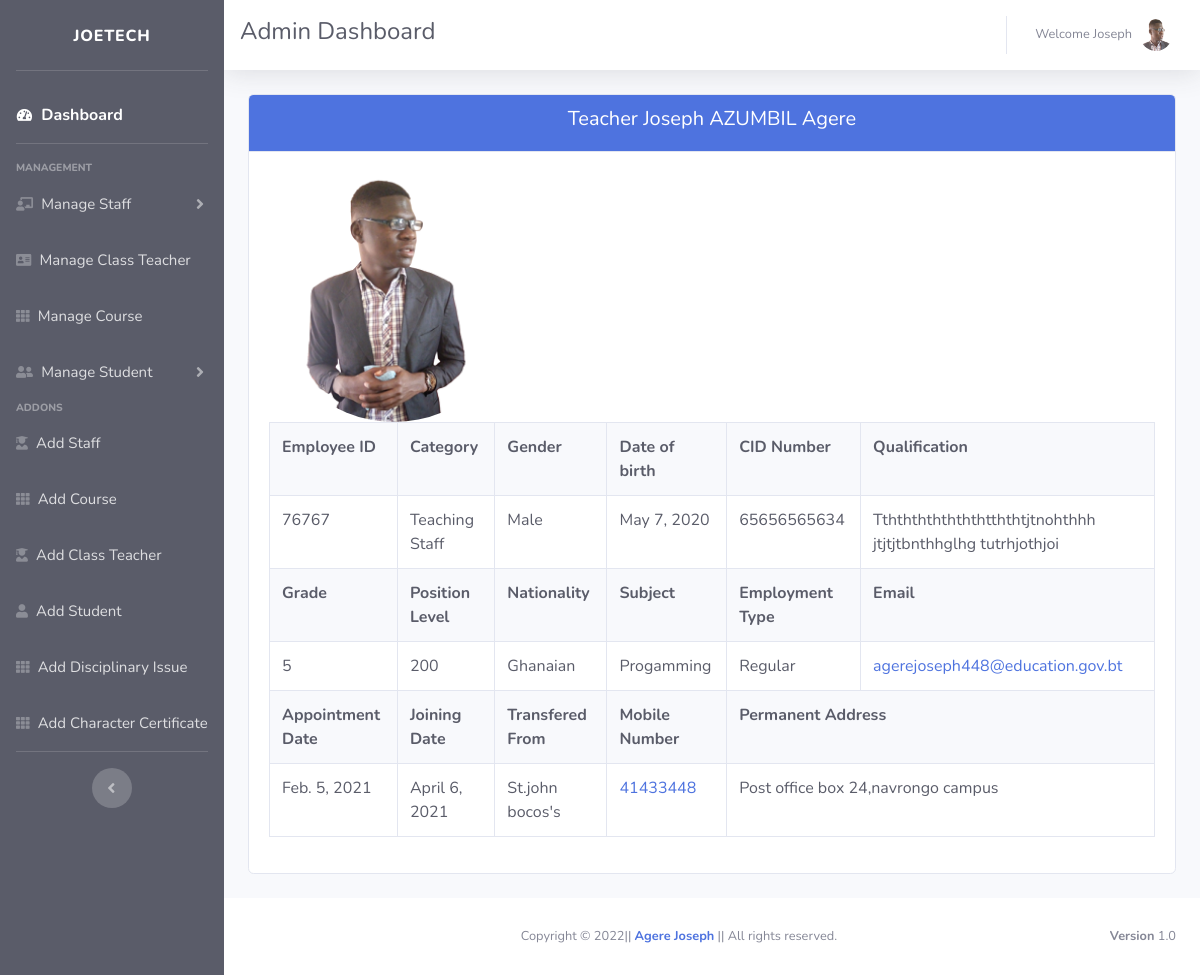
/teacher/76767/ (signed in), run on the app's committed database.
### school_management_system_app/models.py (models this page shows, shortened)
class StaffDetail(models.Model):
    Employee_ID = models.BigIntegerField(primary_key=True)
    name = models.CharField(max_length=50)
    GENDER_MALE = 'Male'
    GENDER_FEMALE = 'Female'
    GENDER_CHOICES = [(GENDER_MALE, 'Male'), (GENDER_FEMALE, 'Female')]
    gender = models.CharField(choices=GENDER_CHOICES,
                              max_length=30, blank=True)
    date_of_birth = models.DateField(
        auto_now=False, auto_now_add=False, blank=True)
    CID = models.CharField(max_length=11, unique=True, blank=True)
    Administration = 'Administration'
    TeachingStaff = 'Teaching Staff'
    NonTeachingStaff = 'Non Teaching Staff'
    SupportingStaff = 'Supporting Staff'
    Category_choices = [(Administration, 'Administration'),
                        (TeachingStaff, 'Teaching Staff'),
                        (NonTeachingStaff, 'Non Teaching Staff'),
                        (SupportingStaff, 'Supporting Staff'), ]
    category = models.CharField(
        choices=Category_choices, max_length=30, blank=True)
    position_title = models.CharField(max_length=50, blank=True)
    position_level = models.CharField(max_length=50, blank=True)
    grade = models.CharField(max_length=5, blank=True)
    appointment_date = models.DateField(
        auto_now=False, auto_now_add=False, blank=True)
    joining_date_of_present_school = models.DateField(
        auto_now=False, auto_now_add=False, blank=True)
    transfered_from = models.CharField(max_length=50, blank=True)
    Regular = 'Regular'
    Contract = 'Contract'
    Employment_choices = [(Regular, 'Regular'), (Contract, 'Contract')]
    Employment_type = models.CharField(
        choices=Employment_choices, max_length=30, blank=True)
    nationality = models.CharField(max_length=50, blank=True)
    subject = models.CharField(max_length=50, blank=True)
    qualification = models.TextField(blank=True)
    contact_number = models.CharField(
        max_length=8, blank=True)
    email = models.EmailField(blank=True, unique=True)
    permanent_address = models.TextField(blank=True)
    profile_pic = models.ImageField(
        upload_to="images/staff", default='/static/images/user.jpg', null=True, blank=True)

### school_management_system_app/adm_views.py (the view)
# urls.py: path('teacher/<str:Emp_id>/', adm_views.teacher_detail, name='teacher_detail'),
@login_required
def teacher_detail(request, Emp_id):
    staff = get_object_or_404(StaffDetail, pk=Emp_id)
    return render(request, 'administrator/staff_detail.html', {'staff': staff})

### school_management_system_app/templates/administrator/staff_detail.html (shortened to what this page needs)
{% extends 'administrator/adm_base.html' %}
{% block content %}
    <div class="container-fluid">
        <div class="card mb-4 mt-4">
            <div class="card-header text-white bg-primary">
                <center><h5>{{staff.position_title|capfirst}} {{staff.name |capfirst}}</h5></center>
            </div>
            <div class="card-body"
                <center>
                    <a href="{{staff.profile_pic.url}}"><img src="{{staff.profile_pic.url}}" class="rounded-circle" width="250" height="250"></a>
                <div class="table-responsive">
                    <table class="table table-bordered" width="100%" cellspacing="0">
                        <tbody class="text-dark">
                            <tr class="text-dark bg-light">
                                <th>Employee ID</th>
                                <th>Category</th>
                                <th>Gender</th>
                                <th>Date of birth</th>
                                <th>CID Number</th>
                                <th>Qualification</th>
                            </tr>
                            <tr>
                                <td>{{staff.Employee_ID}}</td>
                                <td>{{staff.category |capfirst}}</td>
                                <td>{{staff.gender |capfirst}}</td>
                                <td>{{staff.date_of_birth}}</td>
                                <td>{{staff.CID}}</td>
                                <td>{{staff.qualification |capfirst}}</td>
                            </tr>
                            <tr class="text-dark bg-light">
                                <th>Grade</th>
                                <th>Position Level</th>
                                <th>Nationality</th>
                                <th>Subject</th>
                                <th>Employment Type</th>
                                <th>Email</th>
                            </tr>
                            <tr>
                                <td>{{staff.grade}}</td>
                                <td>{{staff.position_level}}</td>
                                <td>{{staff.nationality |capfirst}}</td>
                                <td>{{staff.subject |capfirst}}</td>
                                <td>{{staff.Employment_type|capfirst}}</td>
                                <td><a href="mailto:{{staff.email}}">{{staff.email}}</a></td>
                            </tr>
                            <tr class="text-dark bg-light">
                                <th>Appointment Date</th>
                                <th>Joining Date</th>
                                <th>Transfered From</th>
                                <th>Mobile Number</th>
                                <th colspan="2">Permanent Address</th>
                            </tr>
                            <tr>
                                <td>{{staff.appointment_date}}</td>
                                <td>{{staff.joining_date_of_present_school}}</td>
                                <td>{{staff.transfered_from|capfirst}}</td>
                                <td><a href="tel:{{staff.contact_number}}">{{staff.contact_number}}</a></td>
                                <td colspan="2">{{staff.permanent_address |capfirst}}</td>
                            </tr>
                        </tbody>
                    </table>
                </div>
            </div>
        </div>
    </div>
{% endblock content %}

### school_management_system_app/templates/administrator/adm_base.html (shortened to what this page needs)
{% load static %}
<!DOCTYPE html>
<html lang="en">
<head>
    <link href="{% static 'vendor/fontawesome-free/css/all.min.css' %}" rel="stylesheet" type="text/css">
    <link href="{% static 'css/sb-admin-2.min.css' %}" rel="stylesheet">
</head>
<body id="page-top">
    <div id="wrapper">
        <ul class="navbar-nav bg-dark sidebar sidebar-dark accordion" id="accordionSidebar">
            <a class="sidebar-brand align-items-center justify-content-center">
                <span>Joetech</span>
            </a>
            <hr class="sidebar-divider">
            <li class="nav-item active">
                <a class="nav-link" href="{% url 'adm_home' %}">
                    <i class="fas fa-fw fa-tachometer-alt"></i>
                    <span style="font-size: 16px">Dashboard</span></a>
            </li>
            <hr class="sidebar-divider">
            <div class="sidebar-heading">
                Management
            </div>
            <li class="nav-item">
                <a class="nav-link collapsed" href="#" data-toggle="collapse" data-target="#collapseTwo"
                    aria-expanded="true" aria-controls="collapseTwo">
                    <i class="fas fa-chalkboard-teacher"></i>
                    <span style="font-size: 15px">Manage Staff</span>
                </a>
            </li>
            <li class="nav-item">
                <a class="nav-link" href="{% url 'class_teacher' %}">
                    <i class="nav-icon fas fa-address-card"></i>
                    <span style="font-size: 15px">Manage Class Teacher</span></a>
            </li>
            <li class="nav-item">
                <a class="nav-link" href="{% url 'all_course' %}">
                    <i class="nav-icon fas fa-th"></i>
                    <span style="font-size: 15px">Manage Course</span></a>
            </li>
            <li class="nav-item">
                <a class="nav-link collapsed" href="#" data-toggle="collapse" data-target="#collapseUtilities"
                    aria-expanded="true" aria-controls="collapseUtilities">
                    <i class="nav-icon fas fa-user-friends"></i>
                    <span style="font-size: 15px">Manage Student</span>
                </a>
            </li>
            <div class="sidebar-heading">
                Addons
            </div>
            <li class="nav-item">
                <a class="nav-link" href="{% url 'add_staff' %}">
                    <i class="nav-icon fas fa-user-graduate"></i>
                    <span style="font-size: 15px">Add Staff</span></a>
            </li>
            <li class="nav-item">
                <a class="nav-link" href="{% url 'add_course' %}">
                    <i class="nav-icon fas fa-th"></i>
                    <span style="font-size: 15px">Add Course</span></a>
            </li>
            <li class="nav-item">
                <a class="nav-link" href="{% url 'add_class_teacher' %}">
                    <i class="nav-icon fas fa-user-graduate"></i>
                    <span style="font-size: 15px">Add Class Teacher</span></a>
            </li>
            <li class="nav-item">
                <a class="nav-link" href="{% url 'add_std' %}">
                    <i class="nav-icon fas fa-user"></i>
                    <span style="font-size: 15px">Add Student</span></a>
            </li>
            <li class="nav-item">
                <a class="nav-link" href="{% url 'disciplinaryissue' %}">
                    <i class="nav-icon fas fa-th"></i>
                    <span style="font-size: 15px">Add Disciplinary Issue</span></a>
            </li>
            <li class="nav-item">
                <a class="nav-link" href="{% url 'charactercertificate' %}">
                    <i class="nav-icon fas fa-th"></i>
                    <span style="font-size: 15px">Add Character Certificate</span></a>
            </li>
            <hr class="sidebar-divider d-none d-md-block">
            <div class="text-center d-none d-md-inline">
                <button class="rounded-circle border-0" id="sidebarToggle"></button>
            </div>
        </ul>
        <div id="content-wrapper" class="d-flex flex-column">
            <div id="content">
                <nav class="navbar navbar-expand topbar mb-4 static-top bg-white text-dark shadow">
                    <h4>Admin Dashboard</h4>
                    <ul class="navbar-nav ml-auto">
                        <li class="nav-item dropdown no-arrow">
                            <a class="nav-link dropdown-toggle" href="#" id="userDropdown" role="button"
                                data-toggle="dropdown" aria-haspopup="true" aria-expanded="false">
                                <span class="mr-2 d-lg-inline text-gray-600 small">Welcome {{user.username |capfirst}}</span>
                                <img class="img-profile rounded-circle"
                                    src="{% static 'images/jcs.png' %}">
                            </a>
                        </li>
                    </ul>
                </nav>
                {% block content %}
        		{% endblock %}
            </div>
            <footer class="sticky-footer bg-white">
                <div class="container my-auto">
                    <div class="copyright text-center my-auto">
                        <span>Copyright &copy; {% now "Y" %}|| <strong><a href="https://www.facebook.com/dawapenjor1994/">Agere Joseph</a></strong> || All rights reserved.</span>
                    	<div class="float-right d-none d-sm-inline-block">
                    		<b>Version</b> 1.0
                		</div>
                    </div>
                </div>
            </footer>
        </div>
    </div>
</body>
</html>

### data on the page
StaffDetail: position_title "Teacher", name "Joseph AZUMBIL Agere", profile_pic (picture), Employee_ID "76767", category "Teaching Staff", gender "Male", date_of_birth "May 7, 2020", CID "65656565634", qualification "Tthththththththtththtjtnohthhh jtjtjtbnthhglhg tutrhjothjoi", grade "5", position_level "200", nationality "Ghanaian", subject "Progamming", Employment_type "Regular", email "agerejoseph448@education.gov.bt", appointment_date "Feb. 5, 2021", joining_date_of_present_school "April 6, 2021", transfered_from "St.john bocos's", contact_number "41433448", permanent_address "Post office box 24,navrongo campus"

### other printed values
{{ user.username |capfirst }} "Joseph"
